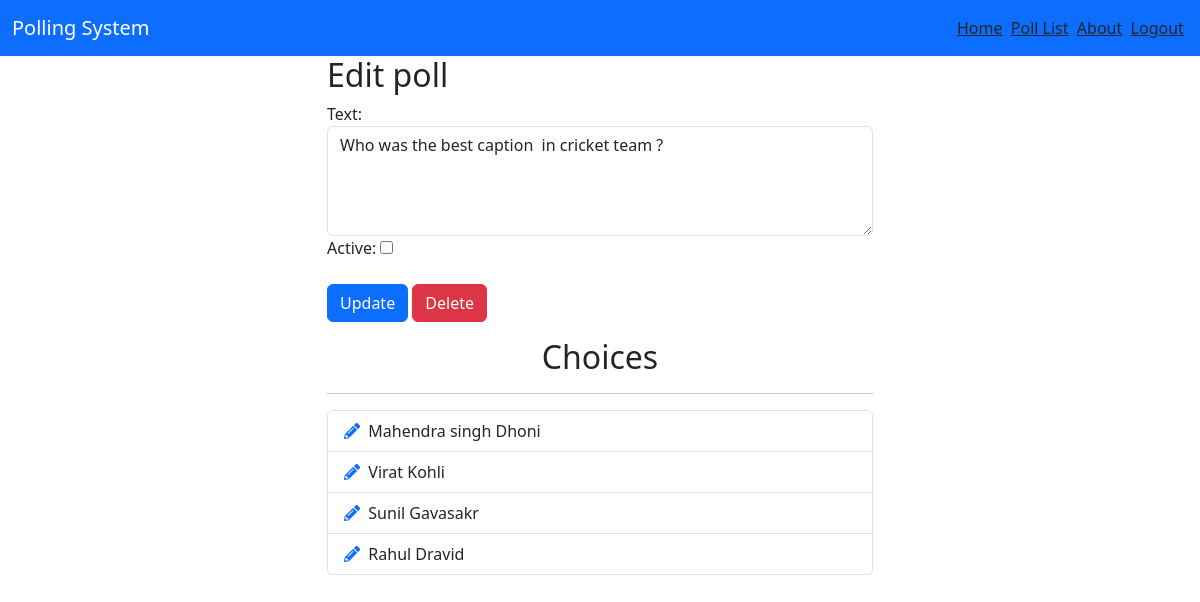
Page /polls/poll-edit/3 (signed in) on the committed database.
### poll/models.py (models this page shows, shortened)
class Poll(models.Model):
    owner = models.ForeignKey(User, on_delete=models.CASCADE)
    text = models.TextField()
    pub_date = models.DateTimeField(default=timezone.now)
    active = models.BooleanField(default=True)
    created_at = models.DateTimeField(auto_now_add=True)

class Choice(models.Model):
    poll = models.ForeignKey(Poll, on_delete=models.CASCADE)
    choice_text = models.CharField(max_length=255)
    created_at = models.DateTimeField(auto_now_add=True)
    updated_at = models.DateTimeField(auto_now=True)

### poll/views.py (the view, shortened to what this page needs)
# urls.py: path('poll-edit/<int:poll_id>',Poll_Edit.as_view(),name="poll-edit"),
class Poll_Edit(View):
    @method_decorator(login_required(login_url='accounts:login'))
    def get(self, request,poll_id,*args,**kwargs):
        poll=get_object_or_404(Poll,id=poll_id)
        return render(request,'poll-edit.html',{'poll':poll})

### poll/templates/poll-edit.html (shortened to what this page needs)
{% include "header.html" %}
<div class="container">
    <div class="row center">
        <div class="col-md-6 offset-md-3">
            <h2>Edit poll</h2>
            <form action="" method="POST">
                <label for="id_text">Text:</label>
                <textarea id="id_text" name="text" class="form-control" rows="4" required>{{ poll.text }}</textarea>
                 <label for="id_active">Active:</label>
                <input type="checkbox" id="id_active" name="active" {% if poll.active %} checked {% endif %}> <br> <br>
                <button type="submit" class="btn btn-primary">Update</button>
                <a href="{% url 'poll:poll-delete' poll.id %}" class="btn btn-danger"  role="button" onclick="return confirm('Are you sure to delete the poll?')">Delete</a>
            </form>
            <div class="choices">
                <h2 class="text-center mt-3">Choices</h2>
                <hr>
                <ul class="list-group">
                    {% for choice in poll.choice_set.all %}
                    <li class="list-group-item"><a href="{% url 'poll:choice-edit' choice.id %}"><i class="fas fa-pencil-alt"></i></a>&nbsp
                        {{ choice.choice_text }}</li>
                    {% endfor %}
                </ul>
            </div>
        </div>
    </div>
</div>
{% include "footer.html" %}

### rows in the picture
Poll: text "Who was the best caption in cricket team ?"
Choice: choice_text "Mahendra singh Dhoni"
Choice: choice_text "Virat Kohli"
Choice: choice_text "Sunil Gavasakr"
Choice: choice_text "Rahul Dravid"
